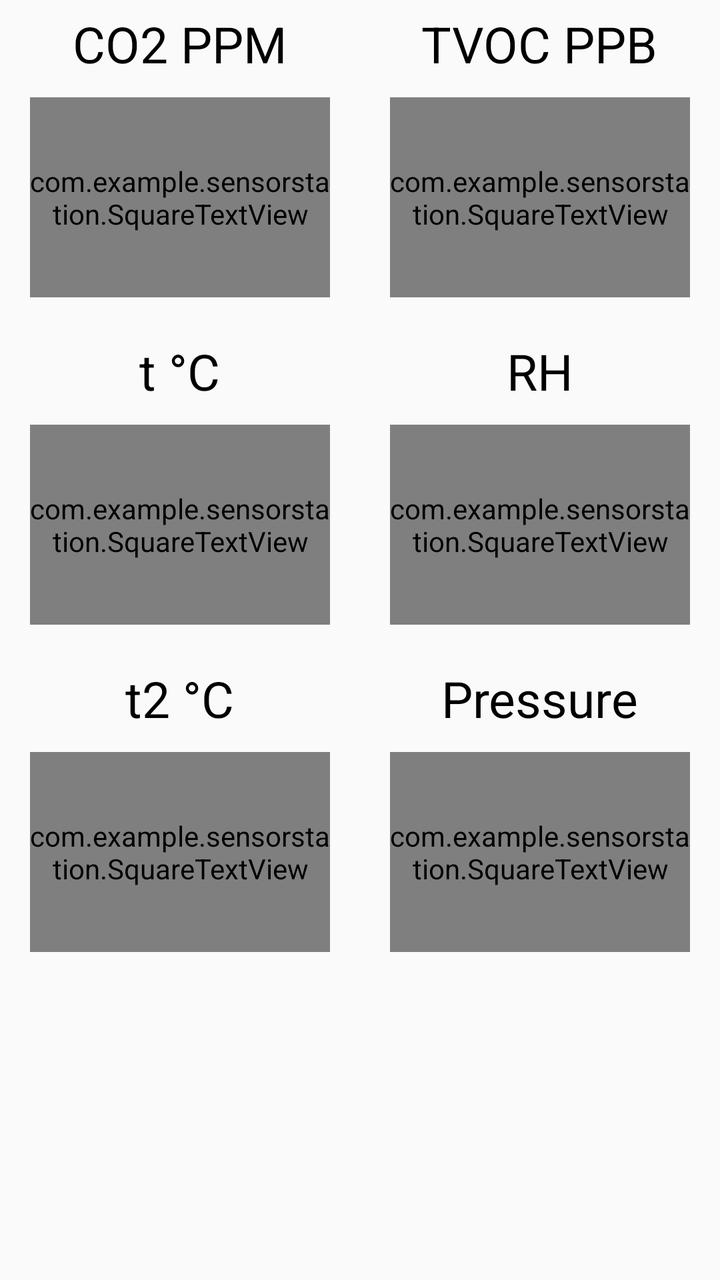
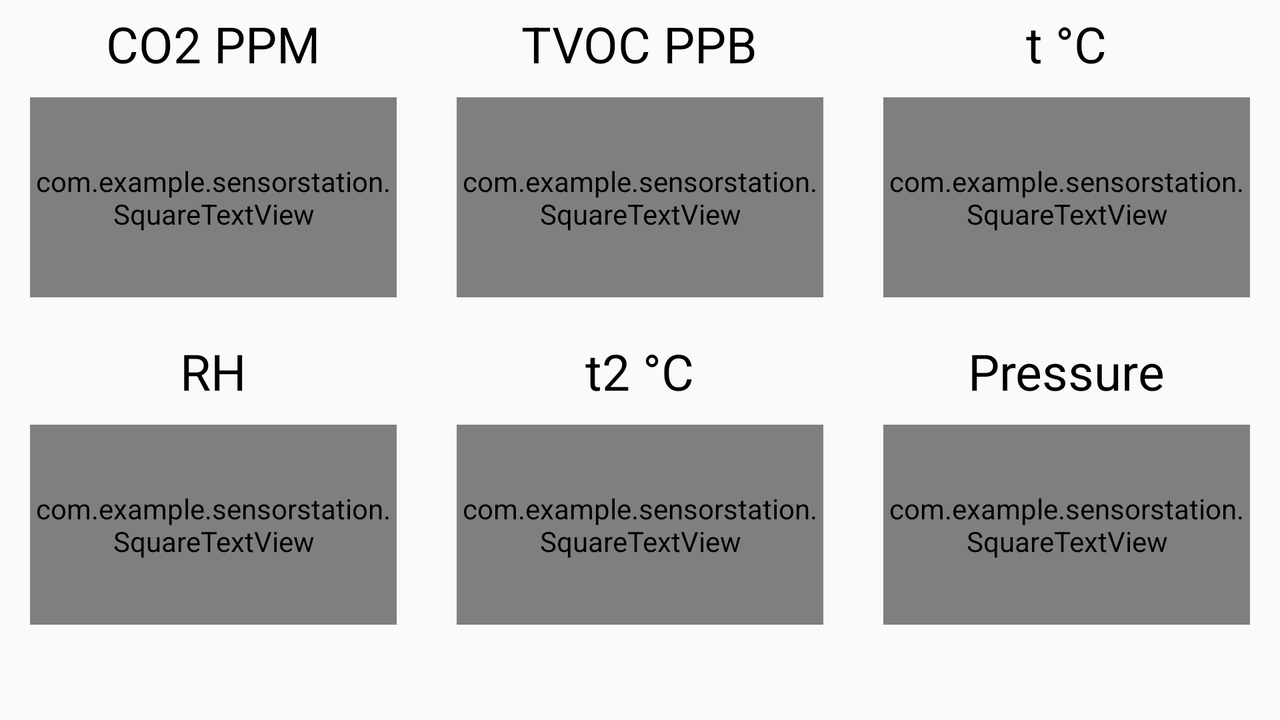

The same Android screen from two of the app's own layout files: first res/layout/ as a phone draws it, then the repository's variant for another configuration, drawn on a device whose configuration selects that folder. Both files follow.
<!-- AndroidManifest.xml: application theme AppTheme -->
<!-- res/layout/activity_main.xml -->
<?xml version="1.0" encoding="utf-8"?>
<ScrollView xmlns:android="http://schemas.android.com/apk/res/android"
    android:id="@+id/main_root"
    android:layout_width="match_parent"
    android:layout_height="match_parent"
    android:fillViewport="true">
    <androidx.constraintlayout.widget.ConstraintLayout
        xmlns:app="http://schemas.android.com/apk/res-auto"
        xmlns:tools="http://schemas.android.com/tools"
        android:layout_width="match_parent"
        android:layout_height="wrap_content"
        tools:context=".MainActivity">
        <LinearLayout
            android:id="@+id/values1"
            style="@style/styleMeasFieldHorFrame"
            android:layout_width="match_parent"
            app:layout_constraintTop_toTopOf="parent">
            <LinearLayout
                android:id="@+id/view_CO2_frame"
                android:clickable="true"
                style="@style/styleMeasFieldFrame">
                <TextView
                    android:clickable="false"
                    style="@style/styleMeasFieldTitle"
                    android:text="CO2 PPM"/>
                <com.example.sensorstation.SquareTextView
                    android:clickable="false"
                    style="@style/styleMeasField"
                    android:id="@+id/CO2value"/>
            </LinearLayout>
            <LinearLayout
                android:id="@+id/view_TVOC_frame"
                style="@style/styleMeasFieldFrame">
                <TextView
                    style="@style/styleMeasFieldTitle"
                    android:text="TVOC PPB"/>
                <com.example.sensorstation.SquareTextView
                    android:id="@+id/TVOCvalue"
                    style="@style/styleMeasField"/>
            </LinearLayout>
        </LinearLayout>
        <LinearLayout
            style="@style/styleMeasFieldHorFrame"
            android:layout_width="match_parent"
            android:id="@+id/values2"
            app:layout_constraintTop_toBottomOf="@+id/values1">
            <LinearLayout
                android:id="@+id/view_T1_frame"
                style="@style/styleMeasFieldFrame">
                <TextView
                    style="@style/styleMeasFieldTitle"
                    android:layout_width="wrap_content"
                    android:text="t °C" />
                <com.example.sensorstation.SquareTextView
                    android:id="@+id/Tvalue"
                    style="@style/styleMeasField"/>
            </LinearLayout>
            <LinearLayout
                android:id="@+id/view_RH_frame"
                style="@style/styleMeasFieldFrame">
                <TextView
                    style="@style/styleMeasFieldTitle"
                    android:text="RH"/>
                <com.example.sensorstation.SquareTextView
                    android:id="@+id/Humvalue"
                    style="@style/styleMeasField"/>
            </LinearLayout>
        </LinearLayout>
        <LinearLayout
            style="@style/styleMeasFieldHorFrame"
            android:layout_width="match_parent"
            android:id="@+id/values3"
            app:layout_constraintTop_toBottomOf="@+id/values2">
            <LinearLayout
                android:id="@+id/view_T2_frame"
                style="@style/styleMeasFieldFrame">
                <TextView
                    style="@style/styleMeasFieldTitle"
                    android:text="t2 °C"/>
                <com.example.sensorstation.SquareTextView
                    android:id="@+id/Tvalue2"
                    style="@style/styleMeasField"/>
            </LinearLayout>
            <LinearLayout
                android:id="@+id/view_PR_frame"
                style="@style/styleMeasFieldFrame">
                <TextView
                    style="@style/styleMeasFieldTitle"
                    android:text="Pressure"/>
                <com.example.sensorstation.SquareTextView
                    android:id="@+id/PressValue"
                    style="@style/styleMeasField"/>
            </LinearLayout>
        </LinearLayout>
    </androidx.constraintlayout.widget.ConstraintLayout>
</ScrollView>
<!-- resources referenced by this layout -->
<resources>
  <style name="styleMeasField">
          <item name="android:layout_width">match_parent</item>
          <item name="android:layout_height">100dp</item>
          <item name="android:background">@drawable/circle</item>
          <item name="android:gravity">center</item>
          <item name="android:textColor">#ffffff</item>
          <item name="android:textSize">40sp</item>
          <item name="android:text">999</item>
          <item name="android:layout_margin">10dp</item>
      </style>
  <style name="styleMeasFieldFrame">
          <item name="android:clickable">true</item>
          <item name="android:orientation">vertical</item>
          <item name="android:padding">5dp</item>
          <item name="android:layout_width">0dp</item>
          <item name="android:layout_height">wrap_content</item>
          <item name="android:layout_weight">0.5</item>
          <item name="android:gravity">center</item>
      </style>
  <style name="styleMeasFieldHorFrame">
          <item name="android:orientation">horizontal</item>
          <item name="android:layout_height">wrap_content</item>
      </style>
  <style name="styleMeasFieldTitle">
          <item name="android:layout_width">wrap_content</item>
          <item name="android:layout_height">wrap_content</item>
          <item name="android:layout_gravity">center</item>
          <item name="android:textColor">#000000</item>
          <item name="android:textSize">25sp</item>
      </style>
  <style name="AppTheme" parent="Theme.AppCompat.Light.DarkActionBar">
          
          <item name="colorPrimary">@color/colorPrimary</item>
          <item name="colorPrimaryDark">@color/colorPrimaryDark</item>
          <item name="colorAccent">@color/colorAccent</item>
          <item name="preferenceTheme">@style/PreferenceThemeOverlay</item>
      </style>
  <!-- drawable circle (drawable-v24) -->
  <?xml version="1.0" encoding="utf-8"?>
  
  <ripple xmlns:android="http://schemas.android.com/apk/res/android"
      android:color="#717171">
      <item>
          <shape android:shape="oval">
              <solid android:color="#4CAF50" />
          </shape>
      </item>
  </ripple>
  <color name="colorPrimary">#6200EE</color>
  <color name="colorPrimaryDark">#3700B3</color>
  <color name="colorAccent">#03DAC5</color>
</resources>
<!-- res/layout-land/activity_main.xml (the repository's variant of the layout above) -->
<!-- drawn on the phone turned sideways -->
<?xml version="1.0" encoding="utf-8"?>
<ScrollView xmlns:android="http://schemas.android.com/apk/res/android"
    android:id="@+id/main_root"
    android:layout_width="match_parent"
    android:layout_height="match_parent"
    android:fillViewport="true">
    <androidx.constraintlayout.widget.ConstraintLayout
        xmlns:app="http://schemas.android.com/apk/res-auto"
        xmlns:tools="http://schemas.android.com/tools"
        android:layout_width="match_parent"
        android:layout_height="wrap_content"
        tools:context=".MainActivity">
        <LinearLayout
            android:id="@+id/values1"
            style="@style/styleMeasFieldHorFrame"
            android:layout_width="match_parent"
            app:layout_constraintTop_toTopOf="parent">
            <LinearLayout
                android:id="@+id/view_CO2_frame"
                android:clickable="true"
                style="@style/styleMeasFieldFrame">
                <TextView
                    style="@style/styleMeasFieldTitle"
                    android:text="CO2 PPM"/>
                <com.example.sensorstation.SquareTextView
                    style="@style/styleMeasField"
                    android:id="@+id/CO2value"/>
            </LinearLayout>
            <LinearLayout
                android:id="@+id/view_TVOC_frame"
                style="@style/styleMeasFieldFrame">
                <TextView
                    style="@style/styleMeasFieldTitle"
                    android:text="TVOC PPB"/>
                <com.example.sensorstation.SquareTextView
                    android:id="@+id/TVOCvalue"
                    style="@style/styleMeasField"/>
            </LinearLayout>
            <LinearLayout
                android:id="@+id/view_T1_frame"
                style="@style/styleMeasFieldFrame">
                <TextView
                    style="@style/styleMeasFieldTitle"
                    android:layout_width="wrap_content"
                    android:text="t °C" />
                <com.example.sensorstation.SquareTextView
                    android:id="@+id/Tvalue"
                    style="@style/styleMeasField"/>
            </LinearLayout>
        </LinearLayout>
        <LinearLayout
            style="@style/styleMeasFieldHorFrame"
            android:layout_width="match_parent"
            android:id="@+id/values2"
            app:layout_constraintTop_toBottomOf="@+id/values1">
            <LinearLayout
                android:id="@+id/view_RH_frame"
                style="@style/styleMeasFieldFrame">
                <TextView
                    style="@style/styleMeasFieldTitle"
                    android:text="RH"/>
                <com.example.sensorstation.SquareTextView
                    android:id="@+id/Humvalue"
                    style="@style/styleMeasField"/>
            </LinearLayout>
            <LinearLayout
                android:id="@+id/view_T2_frame"
                style="@style/styleMeasFieldFrame">
                <TextView
                    style="@style/styleMeasFieldTitle"
                    android:text="t2 °C"/>
                <com.example.sensorstation.SquareTextView
                    android:id="@+id/Tvalue2"
                    style="@style/styleMeasField"/>
            </LinearLayout>
            <LinearLayout
                android:id="@+id/view_PR_frame"
                style="@style/styleMeasFieldFrame">
                <TextView
                    style="@style/styleMeasFieldTitle"
                    android:text="Pressure"/>
                <com.example.sensorstation.SquareTextView
                    android:id="@+id/PressValue"
                    style="@style/styleMeasField"/>
            </LinearLayout>
        </LinearLayout>
    </androidx.constraintlayout.widget.ConstraintLayout>
</ScrollView>
<!-- resources referenced by the variant -->
<!-- as the phone turned sideways resolves them -->
<resources>
  <!-- from res/values-land/ -->
  <style name="styleMeasField">
          <item name="android:layout_width">match_parent</item>
          <item name="android:layout_height">100dp</item>
          <item name="android:background">@drawable/circle</item>
          <item name="android:gravity">center</item>
          <item name="android:textColor">#ffffff</item>
          <item name="android:textSize">40sp</item>
          <item name="android:text">999</item>
          <item name="android:layout_margin">10dp</item>
      </style>
  <!-- from res/values-land/ -->
  <style name="styleMeasFieldFrame">
          <item name="android:clickable">true</item>
          <item name="android:orientation">vertical</item>
          <item name="android:padding">5dp</item>
          <item name="android:layout_width">0dp</item>
          <item name="android:layout_height">wrap_content</item>
          <item name="android:layout_weight">0.33</item>
          <item name="android:gravity">center</item>
      </style>
  <!-- from res/values-land/ -->
  <style name="styleMeasFieldHorFrame">
          <item name="android:orientation">horizontal</item>
          <item name="android:layout_height">wrap_content</item>
      </style>
  <!-- from res/values-land/ -->
  <style name="styleMeasFieldTitle">
          <item name="android:layout_width">wrap_content</item>
          <item name="android:layout_height">wrap_content</item>
          <item name="android:layout_gravity">center</item>
          <item name="android:textColor">#000000</item>
          <item name="android:textSize">25sp</item>
      </style>
  <!-- from res/values-land/ -->
  <style name="AppTheme" parent="Theme.AppCompat.Light.DarkActionBar">
          
          <item name="colorPrimary">@color/colorPrimary</item>
          <item name="colorPrimaryDark">@color/colorPrimaryDark</item>
          <item name="colorAccent">@color/colorAccent</item>
      </style>
  <!-- drawable circle (drawable-v24) -->
  <?xml version="1.0" encoding="utf-8"?>
  
  <ripple xmlns:android="http://schemas.android.com/apk/res/android"
      android:color="#717171">
      <item>
          <shape android:shape="oval">
              <solid android:color="#4CAF50" />
          </shape>
      </item>
  </ripple>
  <color name="colorPrimary">#6200EE</color>
  <color name="colorPrimaryDark">#3700B3</color>
  <color name="colorAccent">#03DAC5</color>
</resources>
